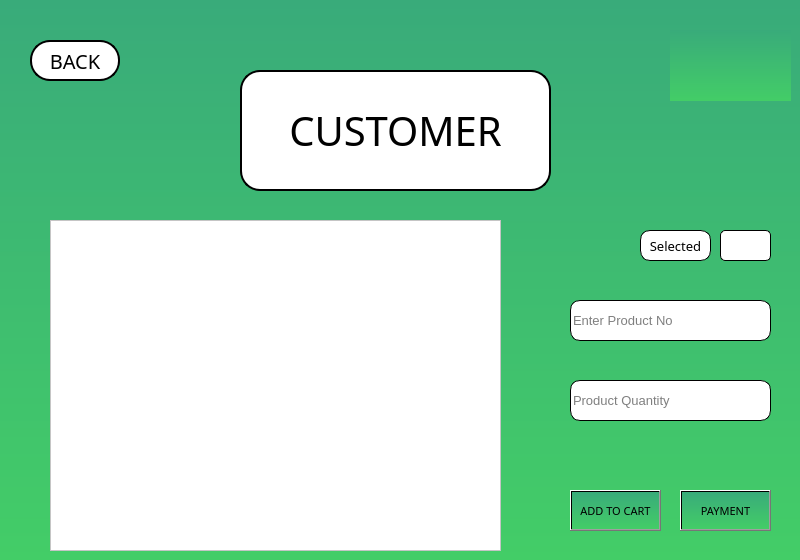
    <widget class="QWidget" name="Customer_Page">
     <property name="styleSheet">
      <string notr="true">background-color: qlineargradient(spread:pad, x1:1, y1:1, x2:1, y2:0, stop:0 rgba(67, 205, 103, 255), stop:1 rgba(57, 171, 122, 255));</string>
     </property>
     <widget class="QLabel" name="label_2">
      <property name="geometry">
       <rect>
        <x>240</x>
        <y>70</y>
        <width>311</width>
        <height>121</height>
       </rect>
      </property>
      <property name="font">
       <font>
        <family>Fugaz One</family>
        <pointsize>30</pointsize>
       </font>
      </property>
      <property name="styleSheet">
       <string notr="true">background-color: rgb(255, 255, 255);
color: rgb(0, 0, 0);
border-style: solid;
border-color: black;
border-width: 2px;
border-radius: 20px;</string>
      </property>
      <property name="text">
       <string>CUSTOMER</string>
      </property>
      <property name="alignment">
       <set>Qt::AlignCenter</set>
      </property>
     </widget>
     <widget class="QPushButton" name="Customer_Page_back">
      <property name="geometry">
       <rect>
        <x>30</x>
        <y>40</y>
        <width>90</width>
        <height>41</height>
       </rect>
      </property>
      <property name="font">
       <font>
        <family>Fugaz One</family>
        <pointsize>15</pointsize>
       </font>
      </property>
      <property name="styleSheet">
       <string notr="true">
QPushButton#Customer_Page_back {
     background-color:  rgb(255, 255, 255);
	color: rgb(0, 0, 0);
	border-style: solid;
	border-color: black;
	border-width: 2px;
	border-radius: 20px;
 }


 QPushButton#Customer_Page_back:pressed {
     background-color:  rgb(169,169,169) ; 
	color:rgb(0, 0, 0);
	border-style: solid;
	border-color: black;
	border-width: 5px;
	border-radius: 30px;
 }
 QPushButton#Customer_Page_back:hover {
     background-color: rgb(211,211,211);
	color: rgb(0, 0, 0);
	border-style: solid;
	border-color: black;
	border-width: 2px;
	border-radius: 20px;
	transition: 2s;
 }
</string>
      </property>
      <property name="text">
       <string>BACK</string>
      </property>
     </widget>
     <widget class="QLabel" name="label_5">
      <property name="geometry">
       <rect>
        <x>670</x>
        <y>30</y>
        <width>121</width>
        <height>71</height>
       </rect>
      </property>
      <property name="font">
       <font>
        <family>Fugaz One</family>
        <pointsize>50</pointsize>
       </font>
      </property>
      <property name="styleSheet">
       <string notr="true"/>
      </property>
      <property name="text">
       <string/>
      </property>
      <property name="pixmap">
       <pixmap resource="Resource.qrc">:/Resource/IMG/LOGO.png</pixmap>
      </property>
      <property name="scaledContents">
       <bool>true</bool>
      </property>
      <property name="alignment">
       <set>Qt::AlignCenter</set>
      </property>
     </widget>
     <widget class="QTableView" name="Customer_Page_table">
      <property name="geometry">
       <rect>
        <x>50</x>
        <y>220</y>
        <width>451</width>
        <height>331</height>
       </rect>
      </property>
      <property name="font">
       <font>
        <pointsize>10</pointsize>
        <weight>75</weight>
        <bold>true</bold>
       </font>
      </property>
      <property name="styleSheet">
       <string notr="true">background-color: rgb(255, 255, 255);
color: rgb(0, 0, 0);</string>
      </property>
     </widget>
     <widget class="QLineEdit" name="Customer_Page_product">
      <property name="geometry">
       <rect>
        <x>570</x>
        <y>300</y>
        <width>201</width>
        <height>41</height>
       </rect>
      </property>
      <property name="font">
       <font>
        <pointsize>10</pointsize>
       </font>
      </property>
      <property name="styleSheet">
       <string notr="true">background-color: rgb(255, 255, 255);
color: rgb(0, 0, 0);
border-style: solid;
border-color: black;
border-width: 1px;
border-radius: 10px;</string>
      </property>
      <property name="placeholderText">
       <string>Enter Product No</string>
      </property>
     </widget>
     <widget class="QLineEdit" name="Customer_Page_quantity">
      <property name="geometry">
       <rect>
        <x>570</x>
        <y>380</y>
        <width>201</width>
        <height>41</height>
       </rect>
      </property>
      <property name="font">
       <font>
        <pointsize>10</pointsize>
       </font>
      </property>
      <property name="styleSheet">
       <string notr="true">background-color: rgb(255, 255, 255);
color: rgb(0, 0, 0);
border-style: solid;
border-color: black;
border-width: 1px;
border-radius: 10px;</string>
      </property>
      <property name="placeholderText">
       <string notr="true">Product Quantity</string>
      </property>
     </widget>
     <widget class="QPushButton" name="Customer_Page_btn">
      <property name="geometry">
       <rect>
        <x>570</x>
        <y>490</y>
        <width>91</width>
        <height>41</height>
       </rect>
      </property>
      <property name="font">
       <font>
        <family>Fugaz One</family>
        <pointsize>8</pointsize>
       </font>
      </property>
      <property name="styleSheet">
       <string notr="true">
QPushButton#Customer_Page_btn {
     background-color:  rgb(255, 255, 255);
	color: rgb(0, 0, 0);
	border-style: solid;
	border-color: black;
	border-width: 2px;
	border-radius: 20px;
 }


 QPushButton#Customer_Page_btn:pressed {
     background-color:  rgb(169,169,169) ; 
	color:rgb(0, 0, 0);
	border-style: solid;
	border-color: black;
	border-width: 5px;
	border-radius: 30px;
 }
 QPushButton#Customer_Page_btn:hover {
     background-color: rgb(211,211,211);
	color: rgb(0, 0, 0);
	border-style: solid;
	border-color: black;
	border-width: 2px;
	border-radius: 20px;
	transition: 2s;
 }


DISPLAY_ALL_PRODUCTS</string>
      </property>
      <property name="text">
       <string>ADD TO CART</string>
      </property>
     </widget>
     <widget class="QLabel" name="Pro">
      <property name="geometry">
       <rect>
        <x>720</x>
        <y>230</y>
        <width>51</width>
        <height>31</height>
       </rect>
      </property>
      <property name="font">
       <font>
        <family>Fugaz One</family>
        <pointsize>12</pointsize>
       </font>
      </property>
      <property name="styleSheet">
       <string notr="true">background-color: rgb(255, 255, 255);
color: rgb(0, 0, 0);
border-style: solid;
border-color: black;
border-width: 1px;
border-radius: 5px;</string>
      </property>
      <property name="text">
       <string/>
      </property>
     </widget>
     <widget class="QLabel" name="Customer_Page_text_lab_2">
      <property name="geometry">
       <rect>
        <x>640</x>
        <y>230</y>
        <width>71</width>
        <height>31</height>
       </rect>
      </property>
      <property name="font">
       <font>
        <family>Fugaz One</family>
        <pointsize>10</pointsize>
       </font>
      </property>
      <property name="layoutDirection">
       <enum>Qt::LeftToRight</enum>
      </property>
      <property name="styleSheet">
       <string notr="true">background-color: rgb(255, 255, 255);
color: rgb(0, 0, 0);
border-style: solid;
border-color: black;
border-width: 1px;
border-radius: 10px;</string>
      </property>
      <property name="text">
       <string>Selected</string>
      </property>
      <property name="alignment">
       <set>Qt::AlignCenter</set>
      </property>
     </widget>
     <widget class="QPushButton" name="Customer_Page_payment">
      <property name="geometry">
       <rect>
        <x>680</x>
        <y>490</y>
        <width>91</width>
        <height>41</height>
       </rect>
      </property>
      <property name="font">
       <font>
        <family>Fugaz One</family>
        <pointsize>8</pointsize>
       </font>
      </property>
      <property name="styleSheet">
       <string notr="true">
QPushButton#Customer_Page_payment {
     background-color:  rgb(255, 255, 255);
	color: rgb(0, 0, 0);
	border-style: solid;
	border-color: black;
	border-width: 2px;
	border-radius: 20px;
 }


 QPushButton#Customer_Page_payment:pressed {
     background-color:  rgb(169,169,169) ; 
	color:rgb(0, 0, 0);
	border-style: solid;
	border-color: black;
	border-width: 5px;
	border-radius: 30px;
 }
 QPushButton#Customer_Page_payment:hover {
     background-color: rgb(211,211,211);
	color: rgb(0, 0, 0);
	border-style: solid;
	border-color: black;
	border-width: 2px;
	border-radius: 20px;
	transition: 2s;
 }


DISPLAY_ALL_PRODUCTS</string>
      </property>
      <property name="text">
       <string>PAYMENT</string>
      </property>
     </widget>
    </widget>
